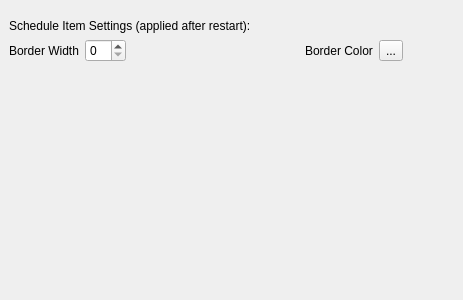
<?xml version="1.0" encoding="UTF-8"?>
<ui version="4.0">
 <class>Dialog</class>
 <widget class="QDialog" name="Dialog">
  <property name="geometry">
   <rect>
    <x>0</x>
    <y>0</y>
    <width>463</width>
    <height>300</height>
   </rect>
  </property>
  <property name="windowTitle">
   <string>Dialog</string>
  </property>
  <widget class="QWidget" name="verticalLayoutWidget">
   <property name="geometry">
    <rect>
     <x>9</x>
     <y>19</y>
     <width>394</width>
     <height>271</height>
    </rect>
   </property>
   <layout class="QVBoxLayout" name="verticalLayout">
    <item>
     <widget class="QLabel" name="label_3">
      <property name="text">
       <string>Schedule Item Settings (applied after restart):</string>
      </property>
     </widget>
    </item>
    <item>
     <layout class="QHBoxLayout" name="horizontalLayout">
      <item>
       <widget class="QLabel" name="label">
        <property name="text">
         <string>Border Width</string>
        </property>
       </widget>
      </item>
      <item>
       <widget class="QSpinBox" name="borderWidth"/>
      </item>
      <item>
       <spacer name="horizontalSpacer">
        <property name="orientation">
         <enum>Qt::Horizontal</enum>
        </property>
        <property name="sizeHint" stdset="0">
         <size>
          <width>40</width>
          <height>20</height>
         </size>
        </property>
       </spacer>
      </item>
      <item>
       <widget class="QLabel" name="label_2">
        <property name="text">
         <string>Border Color</string>
        </property>
       </widget>
      </item>
      <item>
       <widget class="QToolButton" name="borderColor">
        <property name="text">
         <string>...</string>
        </property>
       </widget>
      </item>
     </layout>
    </item>
    <item>
     <spacer name="verticalSpacer">
      <property name="orientation">
       <enum>Qt::Vertical</enum>
      </property>
      <property name="sizeHint" stdset="0">
       <size>
        <width>20</width>
        <height>40</height>
       </size>
      </property>
     </spacer>
    </item>
   </layout>
  </widget>
 </widget>
 <resources/>
 <connections/>
</ui>
